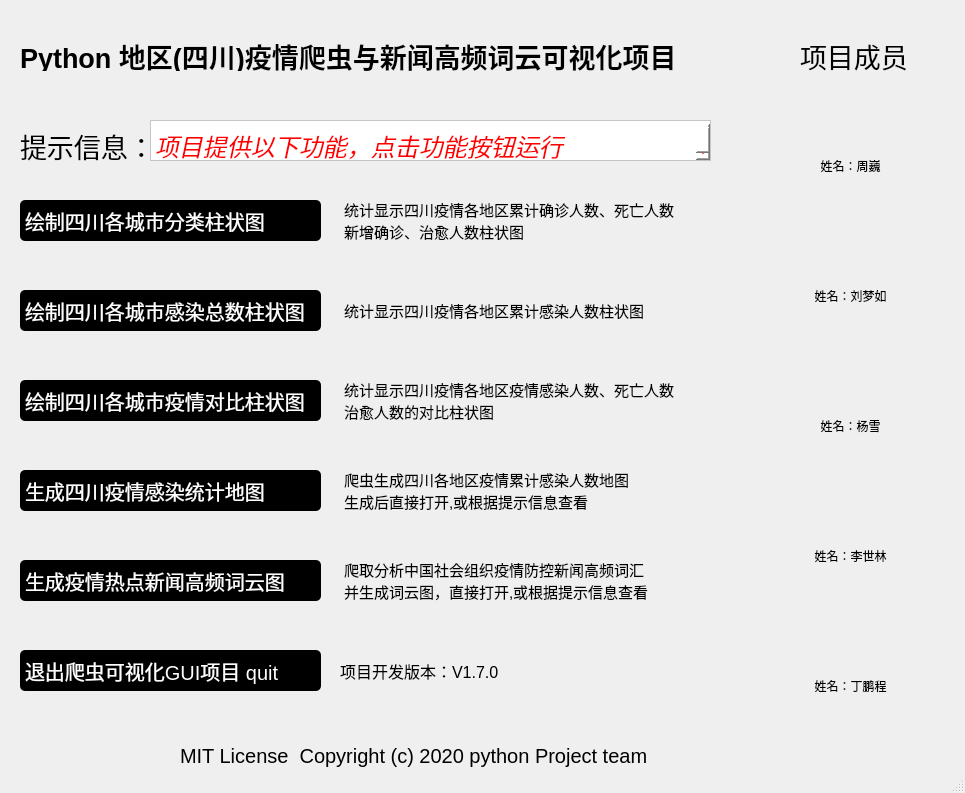
<?xml version="1.0" encoding="UTF-8"?>
<ui version="4.0">
 <class>MainWindow</class>
 <widget class="QMainWindow" name="MainWindow">
  <property name="geometry">
   <rect>
    <x>0</x>
    <y>0</y>
    <width>965</width>
    <height>793</height>
   </rect>
  </property>
  <property name="windowTitle">
   <string>疫情爬虫及可视化项目</string>
  </property>
  <property name="styleSheet">
   <string notr="true"/>
  </property>
  <widget class="QWidget" name="centralwidget">
   <widget class="QLabel" name="label">
    <property name="geometry">
     <rect>
      <x>20</x>
      <y>40</y>
      <width>691</width>
      <height>31</height>
     </rect>
    </property>
    <property name="font">
     <font>
      <pointsize>20</pointsize>
      <weight>75</weight>
      <bold>true</bold>
     </font>
    </property>
    <property name="text">
     <string>Python 地区(四川)疫情爬虫与新闻高频词云可视化项目</string>
    </property>
   </widget>
   <widget class="QLabel" name="label_2">
    <property name="geometry">
     <rect>
      <x>20</x>
      <y>130</y>
      <width>151</width>
      <height>31</height>
     </rect>
    </property>
    <property name="font">
     <font>
      <pointsize>20</pointsize>
     </font>
    </property>
    <property name="text">
     <string>提示信息：</string>
    </property>
   </widget>
   <widget class="QPlainTextEdit" name="plainTextEdit">
    <property name="geometry">
     <rect>
      <x>150</x>
      <y>120</y>
      <width>561</width>
      <height>41</height>
     </rect>
    </property>
    <property name="font">
     <font>
      <pointsize>18</pointsize>
      <italic>true</italic>
      <underline>false</underline>
      <strikeout>false</strikeout>
      <kerning>true</kerning>
     </font>
    </property>
    <property name="styleSheet">
     <string notr="true">color:red;
background-color: #fff;
text-align: center;
boder:0;
padding-top:3px</string>
    </property>
    <property name="plainText">
     <string>项目提供以下功能，点击功能按钮运行</string>
    </property>
   </widget>
   <widget class="QPushButton" name="pushButton">
    <property name="geometry">
     <rect>
      <x>20</x>
      <y>200</y>
      <width>301</width>
      <height>41</height>
     </rect>
    </property>
    <property name="styleSheet">
     <string notr="true">color:white;
background-color: black;
font-size:20px;
text-align: left;
padding-left:5px;
border-radius:5px;</string>
    </property>
    <property name="text">
     <string>绘制四川各城市分类柱状图</string>
    </property>
   </widget>
   <widget class="QLabel" name="label_3">
    <property name="geometry">
     <rect>
      <x>340</x>
      <y>190</y>
      <width>371</width>
      <height>51</height>
     </rect>
    </property>
    <property name="font">
     <font>
      <pointsize>-1</pointsize>
     </font>
    </property>
    <property name="styleSheet">
     <string notr="true">font-size:15px;
line-height: 10em;
padding-top:10px;</string>
    </property>
    <property name="text">
     <string>统计显示四川疫情各地区累计确诊人数、死亡人数
新增确诊、治愈人数柱状图</string>
    </property>
    <property name="textFormat">
     <enum>Qt::PlainText</enum>
    </property>
   </widget>
   <widget class="QPushButton" name="pushButton_2">
    <property name="geometry">
     <rect>
      <x>20</x>
      <y>290</y>
      <width>301</width>
      <height>41</height>
     </rect>
    </property>
    <property name="styleSheet">
     <string notr="true">color:white;
background-color: black;
font-size:20px;
text-align: left;
padding-left:5px;
border-radius:5px;</string>
    </property>
    <property name="text">
     <string>绘制四川各城市感染总数柱状图</string>
    </property>
   </widget>
   <widget class="QLabel" name="label_4">
    <property name="geometry">
     <rect>
      <x>340</x>
      <y>280</y>
      <width>371</width>
      <height>51</height>
     </rect>
    </property>
    <property name="font">
     <font>
      <pointsize>-1</pointsize>
     </font>
    </property>
    <property name="styleSheet">
     <string notr="true">font-size:15px;
line-height: 10em;
padding-top:10px;</string>
    </property>
    <property name="text">
     <string>统计显示四川疫情各地区累计感染人数柱状图</string>
    </property>
    <property name="textFormat">
     <enum>Qt::PlainText</enum>
    </property>
   </widget>
   <widget class="QPushButton" name="pushButton_3">
    <property name="geometry">
     <rect>
      <x>20</x>
      <y>380</y>
      <width>301</width>
      <height>41</height>
     </rect>
    </property>
    <property name="styleSheet">
     <string notr="true">color:white;
background-color: black;
font-size:20px;
text-align: left;
padding-left:5px;
border-radius:5px;</string>
    </property>
    <property name="text">
     <string>绘制四川各城市疫情对比柱状图</string>
    </property>
   </widget>
   <widget class="QLabel" name="label_5">
    <property name="geometry">
     <rect>
      <x>340</x>
      <y>370</y>
      <width>371</width>
      <height>51</height>
     </rect>
    </property>
    <property name="font">
     <font>
      <pointsize>-1</pointsize>
     </font>
    </property>
    <property name="styleSheet">
     <string notr="true">font-size:15px;
line-height: 10em;
padding-top:10px;</string>
    </property>
    <property name="text">
     <string>统计显示四川疫情各地区疫情感染人数、死亡人数
治愈人数的对比柱状图</string>
    </property>
    <property name="textFormat">
     <enum>Qt::PlainText</enum>
    </property>
   </widget>
   <widget class="QPushButton" name="pushButton_4">
    <property name="geometry">
     <rect>
      <x>20</x>
      <y>470</y>
      <width>301</width>
      <height>41</height>
     </rect>
    </property>
    <property name="styleSheet">
     <string notr="true">color:white;
background-color: black;
font-size:20px;
text-align: left;
padding-left:5px;
border-radius:5px;</string>
    </property>
    <property name="text">
     <string>生成四川疫情感染统计地图</string>
    </property>
   </widget>
   <widget class="QPushButton" name="pushButton_5">
    <property name="geometry">
     <rect>
      <x>20</x>
      <y>560</y>
      <width>301</width>
      <height>41</height>
     </rect>
    </property>
    <property name="styleSheet">
     <string notr="true">color:white;
background-color: black;
font-size:20px;
text-align: left;
padding-left:5px;
border-radius:5px;</string>
    </property>
    <property name="text">
     <string>生成疫情热点新闻高频词云图</string>
    </property>
   </widget>
   <widget class="QLabel" name="label_6">
    <property name="geometry">
     <rect>
      <x>340</x>
      <y>460</y>
      <width>371</width>
      <height>51</height>
     </rect>
    </property>
    <property name="font">
     <font>
      <pointsize>-1</pointsize>
     </font>
    </property>
    <property name="styleSheet">
     <string notr="true">font-size:15px;
line-height: 10em;
padding-top:10px;</string>
    </property>
    <property name="text">
     <string>爬虫生成四川各地区疫情累计感染人数地图
生成后直接打开,或根据提示信息查看</string>
    </property>
    <property name="textFormat">
     <enum>Qt::PlainText</enum>
    </property>
   </widget>
   <widget class="QLabel" name="label_7">
    <property name="geometry">
     <rect>
      <x>340</x>
      <y>550</y>
      <width>371</width>
      <height>51</height>
     </rect>
    </property>
    <property name="font">
     <font>
      <pointsize>-1</pointsize>
     </font>
    </property>
    <property name="styleSheet">
     <string notr="true">font-size:15px;
line-height: 10em;
padding-top:10px;</string>
    </property>
    <property name="text">
     <string>爬取分析中国社会组织疫情防控新闻高频词汇
并生成词云图，直接打开,或根据提示信息查看</string>
    </property>
    <property name="textFormat">
     <enum>Qt::PlainText</enum>
    </property>
   </widget>
   <widget class="QPushButton" name="pushButton_6">
    <property name="geometry">
     <rect>
      <x>20</x>
      <y>650</y>
      <width>301</width>
      <height>41</height>
     </rect>
    </property>
    <property name="styleSheet">
     <string notr="true">color:white;
background-color: black;
font-size:20px;
text-align: left;
padding-left:5px;
border-radius:5px;</string>
    </property>
    <property name="text">
     <string>退出爬虫可视化GUI项目 quit</string>
    </property>
   </widget>
   <widget class="QLabel" name="label_8">
    <property name="geometry">
     <rect>
      <x>340</x>
      <y>660</y>
      <width>361</width>
      <height>21</height>
     </rect>
    </property>
    <property name="font">
     <font>
      <pointsize>12</pointsize>
     </font>
    </property>
    <property name="text">
     <string>项目开发版本：V1.7.0</string>
    </property>
   </widget>
   <widget class="QWidget" name="widget" native="true">
    <property name="geometry">
     <rect>
      <x>740</x>
      <y>30</y>
      <width>221</width>
      <height>721</height>
     </rect>
    </property>
    <widget class="QLabel" name="label_9">
     <property name="geometry">
      <rect>
       <x>60</x>
       <y>10</y>
       <width>111</width>
       <height>31</height>
      </rect>
     </property>
     <property name="font">
      <font>
       <pointsize>20</pointsize>
      </font>
     </property>
     <property name="text">
      <string>项目成员</string>
     </property>
    </widget>
    <widget class="QToolButton" name="toolButton">
     <property name="geometry">
      <rect>
       <x>50</x>
       <y>70</y>
       <width>121</width>
       <height>131</height>
      </rect>
     </property>
     <property name="layoutDirection">
      <enum>Qt::LeftToRight</enum>
     </property>
     <property name="styleSheet">
      <string notr="true">border:none;</string>
     </property>
     <property name="text">
      <string>姓名：周巍</string>
     </property>
     <property name="icon">
      <iconset>
       <normaloff>file/img/ico/zw.jpg</normaloff>file/img/ico/zw.jpg</iconset>
     </property>
     <property name="iconSize">
      <size>
       <width>100</width>
       <height>100</height>
      </size>
     </property>
     <property name="toolButtonStyle">
      <enum>Qt::ToolButtonTextUnderIcon</enum>
     </property>
    </widget>
    <widget class="QToolButton" name="toolButton_2">
     <property name="geometry">
      <rect>
       <x>50</x>
       <y>200</y>
       <width>121</width>
       <height>131</height>
      </rect>
     </property>
     <property name="layoutDirection">
      <enum>Qt::LeftToRight</enum>
     </property>
     <property name="styleSheet">
      <string notr="true">border:none;</string>
     </property>
     <property name="text">
      <string>姓名：刘梦如</string>
     </property>
     <property name="icon">
      <iconset>
       <normaloff>file/img/ico/zw.jpg</normaloff>file/img/ico/zw.jpg</iconset>
     </property>
     <property name="iconSize">
      <size>
       <width>100</width>
       <height>100</height>
      </size>
     </property>
     <property name="toolButtonStyle">
      <enum>Qt::ToolButtonTextUnderIcon</enum>
     </property>
    </widget>
    <widget class="QToolButton" name="toolButton_3">
     <property name="geometry">
      <rect>
       <x>50</x>
       <y>330</y>
       <width>121</width>
       <height>131</height>
      </rect>
     </property>
     <property name="layoutDirection">
      <enum>Qt::LeftToRight</enum>
     </property>
     <property name="styleSheet">
      <string notr="true">border:none;</string>
     </property>
     <property name="text">
      <string>姓名：杨雪</string>
     </property>
     <property name="icon">
      <iconset>
       <normaloff>file/img/ico/zw.jpg</normaloff>file/img/ico/zw.jpg</iconset>
     </property>
     <property name="iconSize">
      <size>
       <width>100</width>
       <height>100</height>
      </size>
     </property>
     <property name="toolButtonStyle">
      <enum>Qt::ToolButtonTextUnderIcon</enum>
     </property>
    </widget>
    <widget class="QToolButton" name="toolButton_4">
     <property name="geometry">
      <rect>
       <x>50</x>
       <y>460</y>
       <width>121</width>
       <height>131</height>
      </rect>
     </property>
     <property name="layoutDirection">
      <enum>Qt::LeftToRight</enum>
     </property>
     <property name="styleSheet">
      <string notr="true">border:none;</string>
     </property>
     <property name="text">
      <string>姓名：李世林</string>
     </property>
     <property name="icon">
      <iconset>
       <normaloff>file/img/ico/zw.jpg</normaloff>file/img/ico/zw.jpg</iconset>
     </property>
     <property name="iconSize">
      <size>
       <width>100</width>
       <height>100</height>
      </size>
     </property>
     <property name="toolButtonStyle">
      <enum>Qt::ToolButtonTextUnderIcon</enum>
     </property>
    </widget>
    <widget class="QToolButton" name="toolButton_5">
     <property name="geometry">
      <rect>
       <x>50</x>
       <y>590</y>
       <width>121</width>
       <height>131</height>
      </rect>
     </property>
     <property name="layoutDirection">
      <enum>Qt::LeftToRight</enum>
     </property>
     <property name="styleSheet">
      <string notr="true">border:none;</string>
     </property>
     <property name="text">
      <string>姓名：丁鹏程</string>
     </property>
     <property name="icon">
      <iconset>
       <normaloff>file/img/ico/zw.jpg</normaloff>file/img/ico/zw.jpg</iconset>
     </property>
     <property name="iconSize">
      <size>
       <width>100</width>
       <height>100</height>
      </size>
     </property>
     <property name="toolButtonStyle">
      <enum>Qt::ToolButtonTextUnderIcon</enum>
     </property>
    </widget>
   </widget>
   <widget class="QLabel" name="label_10">
    <property name="geometry">
     <rect>
      <x>180</x>
      <y>740</y>
      <width>531</width>
      <height>31</height>
     </rect>
    </property>
    <property name="font">
     <font>
      <pointsize>15</pointsize>
     </font>
    </property>
    <property name="text">
     <string>MIT License  Copyright (c) 2020 python Project team</string>
    </property>
   </widget>
  </widget>
  <widget class="QStatusBar" name="statusbar"/>
 </widget>
 <resources/>
 <connections/>
</ui>
